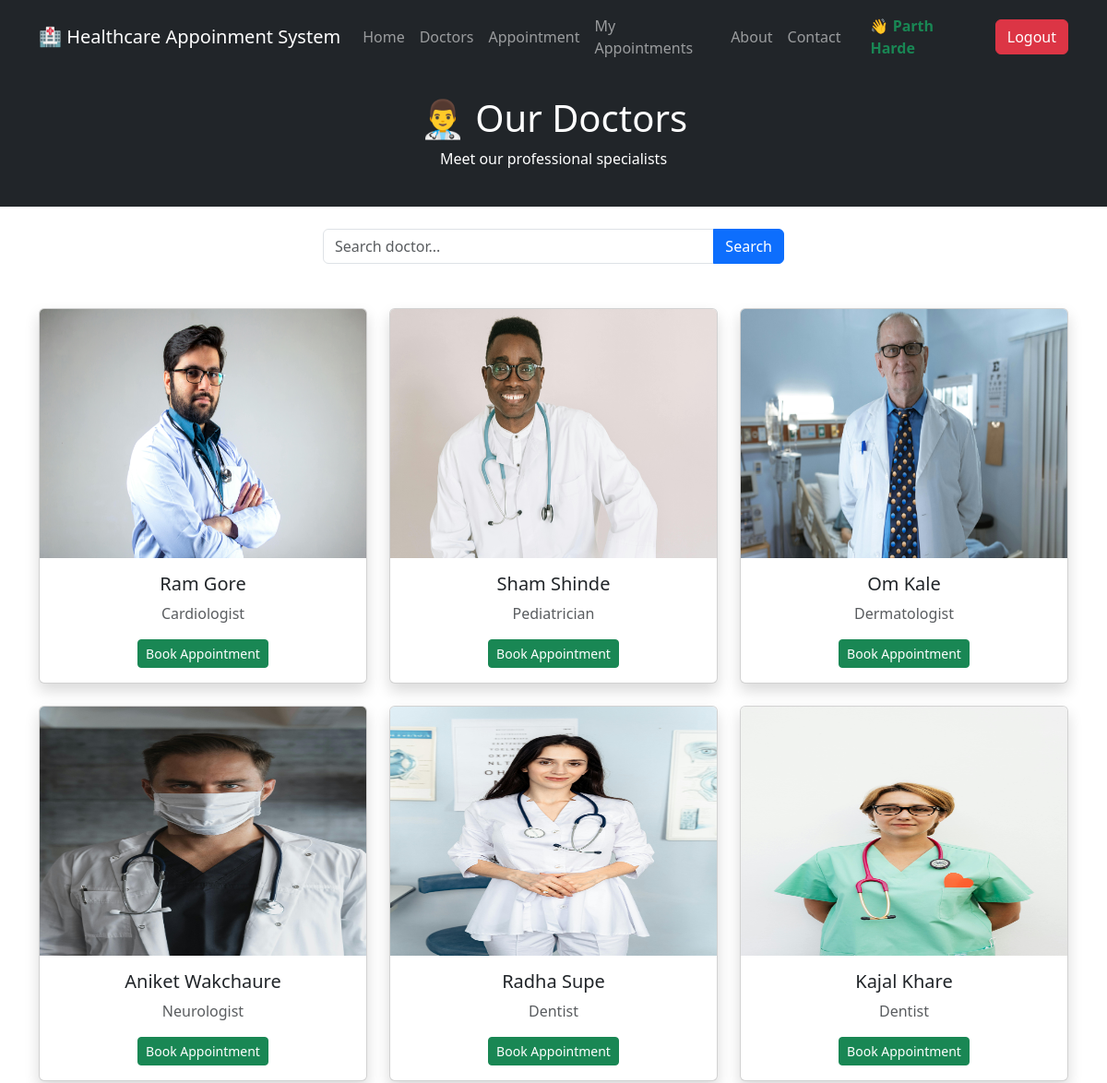
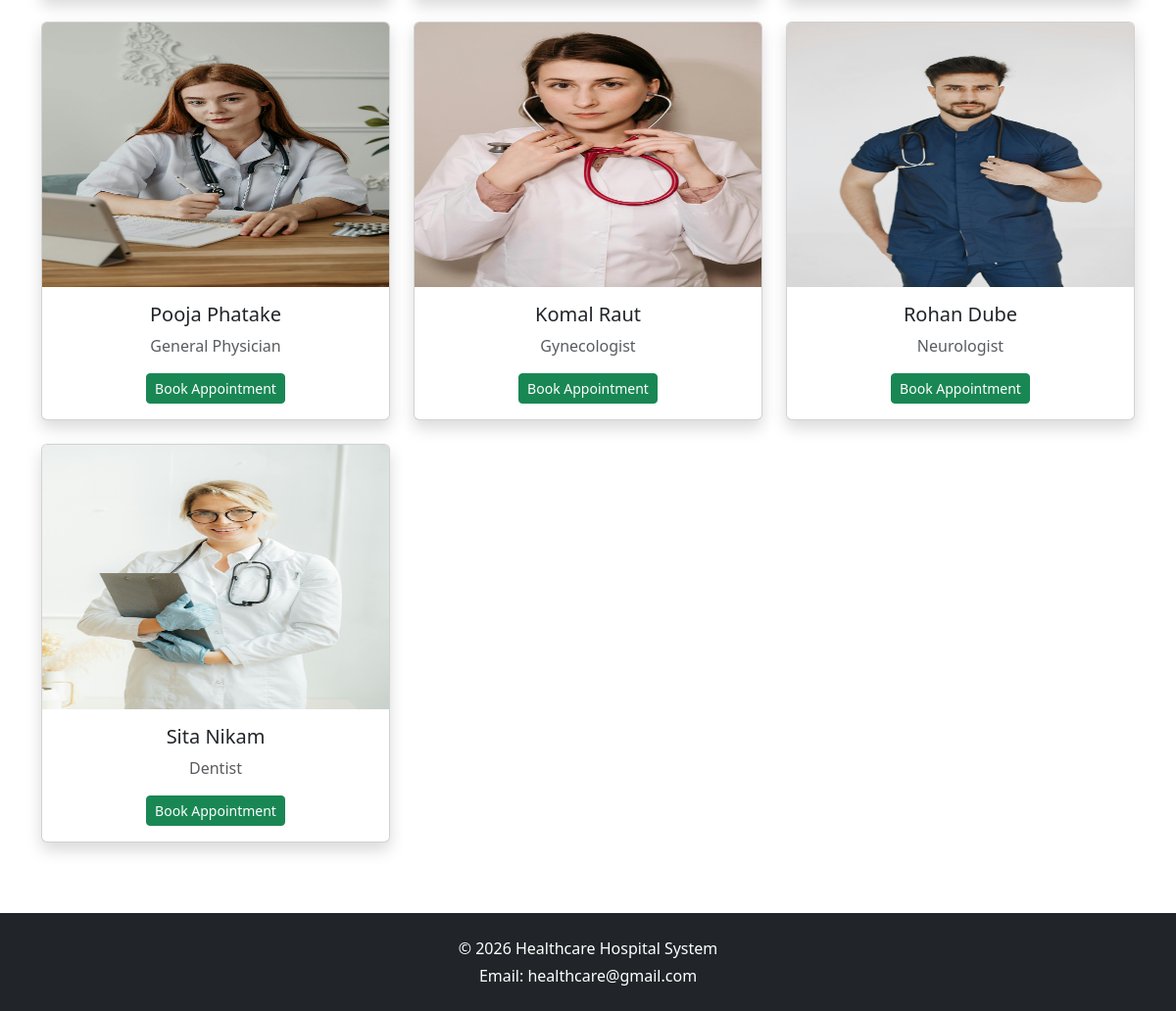
Page /doctors/ (signed in) on the committed database (2 pictures, top to bottom).
### myapp/models.py (models this page shows, shortened)
class Doctor(models.Model):
    name = models.CharField(max_length=100)
    specialization = models.CharField(max_length=100)
    image = models.ImageField(upload_to='static/doctors/')

### myapp/views.py (the view)
# urls.py: path('doctors/', views.doctors, name='doctors'),
@login_required
def doctors(request):
    query = request.GET.get('q')
    doctors = Doctor.objects.all()
    if query:
        doctors = doctors.filter(name__icontains=query)
    return render(request, 'doctors.html', {'doctors': doctors})

### templates/doctors.html (shortened to what this page needs)
<!DOCTYPE html>
<html>
<head>
    <link href="https://cdn.jsdelivr.net/npm/bootstrap@5.3.0/dist/css/bootstrap.min.css" rel="stylesheet">
</head>
<body>
{% include 'navbar.html' %}
<div class="bg-dark text-white text-center p-4">
    <h1>👨‍⚕️ Our Doctors</h1>
    <p>Meet our professional specialists</p>
</div>
<div class="container mt-4">
    <form method="GET" class="search-box text-center">
        <div class="input-group">
            <input type="text" name="q" placeholder="Search doctor..." class="form-control">
            <button class="btn btn-primary">Search</button>
        </div>
    </form>
</div>
<div class="container mt-5">
    <div class="row">
        {% for doctor in doctors %}
        <div class="col-md-4">
            <div class="card shadow mb-4">
                {% if doctor.image %}
                <img src="{{ doctor.image.url }}" class="card-img-top" height="270">
                {% else %}
                <img src="https://via.placeholder.com/300x220" class="card-img-top">
                {% endif %}
                <div class="card-body text-center">
                    <h5 class="card-title">{{ doctor.name }}</h5>
                    <p class="text-muted">{{ doctor.specialization }}</p>
                    <a href="/appointment/" class="btn btn-success btn-sm">Book Appointment</a>
                </div>
            </div>
        </div>
        {% empty %}
        <h4 class="text-center text-danger">No doctors found</h4>
        {% endfor %}
    </div>
</div>
{% include 'footer.html' %}
</body>
</html>

### templates/navbar.html (shortened to what this page needs)
<nav class="navbar navbar-expand-lg navbar-dark bg-dark">
    <div class="container">
        <a class="navbar-brand" href="/">🏥 Healthcare Appoinment System</a>
        <div class="collapse navbar-collapse" id="menu">
            <ul class="navbar-nav ms-auto align-items-center">
                {% if user.is_authenticated %}
                    {% if user.is_superuser %}
                        <li class="nav-item"><a class="nav-link" href="/dashboard/">Dashboard</a></li>
                        <li class="nav-item"><a class="nav-link" href="/admin-appointments/">Appointments</a></li>
                        <li class="nav-item"><a class="nav-link" href="/admin-doctors/">Doctors</a></li>
                        <li class="nav-item"><a class="nav-link" href="/admin-users/">Users</a></li>
                    {% else %}
                        <li class="nav-item"><a class="nav-link" href="/">Home</a></li>
                        <li class="nav-item"><a class="nav-link" href="/doctors/">Doctors</a></li>
                        <li class="nav-item"><a class="nav-link" href="/appointment/">Appointment</a></li>
                        <li class="nav-item"><a class="nav-link" href="/my-appointments/">My Appointments</a></li>
                        <li class="nav-item"><a class="nav-link" href="/about/">About</a></li>
                        <li class="nav-item"><a class="nav-link" href="/contact/">Contact</a></li>
                    {% endif %}
                    <li class="nav-item">
                        <span class="nav-link text-success fw-bold ms-3">
                            👋 {{ user.username }}
                        </span>
                    </li>
                    <li class="nav-item">
                        <form method="POST" action="{% url 'logout' %}" class="d-inline">
                            <button class="btn btn-danger ms-2">Logout</button>
                        </form>
                    </li>
                {% endif %}
            </ul>
        </div>
    </div>
</nav>

### templates/footer.html
<footer class="text-center bg-dark text-white mt-5 p-4">
    <div class="container">
        <p class="mb-1">© 2026 Healthcare Hospital System</p>
        <p class="mb-0">Email: healthcare@gmail.com</p>
    </div>
</footer>

### templates/doctors.html (style rules this page uses)
.search-box { max-width: 500px; margin: auto; }

### rows in the picture
Doctor: image (picture), name "Ram Gore", specialization "Cardiologist"
Doctor: image (picture), name "Sham Shinde", specialization "Pediatrician"
Doctor: image (picture), name "Om Kale", specialization "Dermatologist"
Doctor: image (picture), name "Aniket Wakchaure", specialization "Neurologist"
Doctor: image (picture), name "Radha Supe", specialization "Dentist"
Doctor: image (picture), name "Kajal Khare", specialization "Dentist"
Doctor: image (picture), name "Pooja Phatake", specialization "General Physician"
Doctor: image (picture), name "Komal Raut", specialization "Gynecologist"
Doctor: image (picture), name "Rohan Dube", specialization "Neurologist"
Doctor: image (picture), name "Sita Nikam", specialization "Dentist"

### other values in the picture
{{ user.username }} "Parth Harde"
